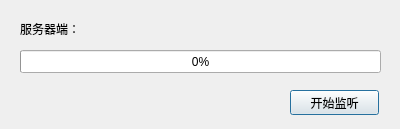
<?xml version="1.0" encoding="UTF-8"?>
<ui version="4.0">
 <class>Server</class>
 <widget class="QDialog" name="Server">
  <property name="geometry">
   <rect>
    <x>0</x>
    <y>0</y>
    <width>400</width>
    <height>129</height>
   </rect>
  </property>
  <property name="windowTitle">
   <string>Server</string>
  </property>
  <widget class="QLabel" name="serverStatusLabel">
   <property name="geometry">
    <rect>
     <x>20</x>
     <y>20</y>
     <width>351</width>
     <height>17</height>
    </rect>
   </property>
   <property name="text">
    <string>服务器端：</string>
   </property>
  </widget>
  <widget class="QProgressBar" name="serverProgressBar">
   <property name="geometry">
    <rect>
     <x>20</x>
     <y>50</y>
     <width>361</width>
     <height>23</height>
    </rect>
   </property>
   <property name="value">
    <number>0</number>
   </property>
  </widget>
  <widget class="QPushButton" name="startButton">
   <property name="geometry">
    <rect>
     <x>290</x>
     <y>90</y>
     <width>89</width>
     <height>25</height>
    </rect>
   </property>
   <property name="text">
    <string>开始监听</string>
   </property>
  </widget>
 </widget>
 <layoutdefault spacing="6" margin="11"/>
 <resources/>
 <connections/>
</ui>
